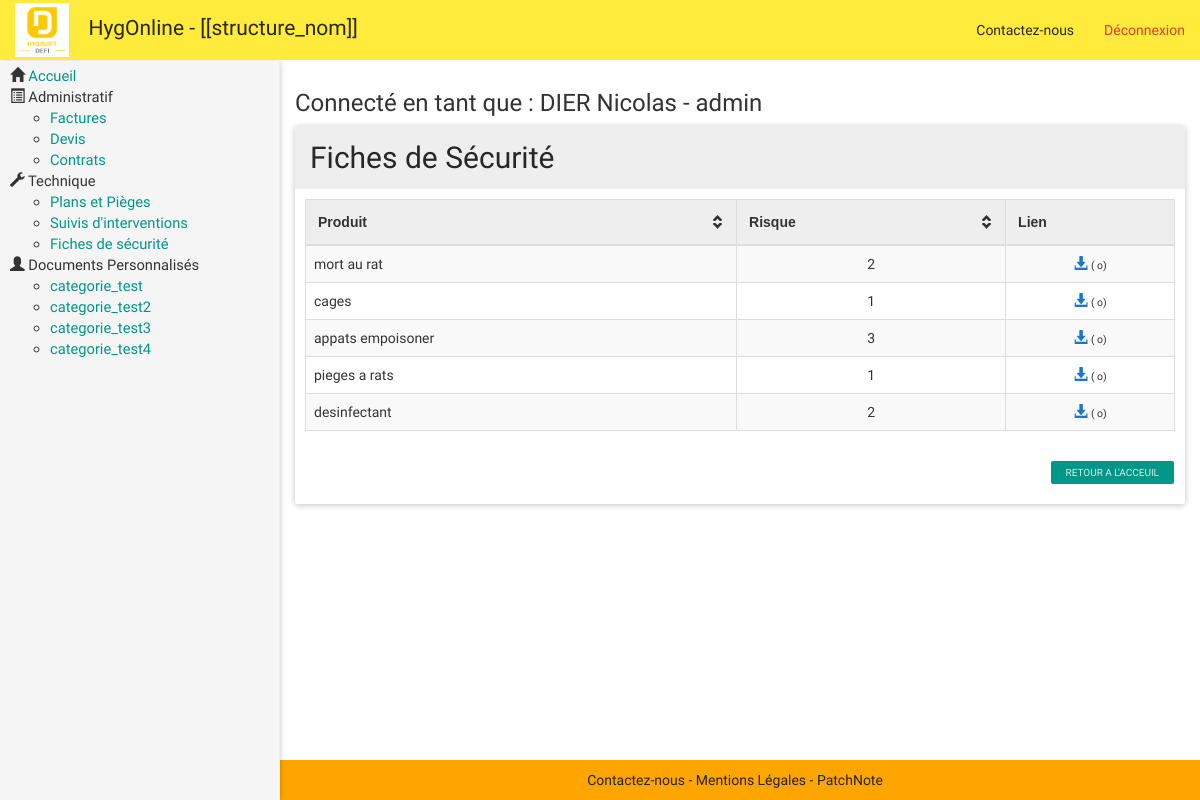
Screenshot of /hygonline_v2/public/index.php?page=fichier&categ=fiche (signed in) with the database file from the repository.
### tables this page shows
CREATE TABLE `categories_perso` (
  `id_categ` int(11) NOT NULL,
  `libelle` varchar(100) NOT NULL,
  `html_header` text NOT NULL,
  `html_footer` text NOT NULL
);

CREATE TABLE `fiches_securitees` (
  `id_fiche` int(11) NOT NULL,
  `id_produit` int(11) DEFAULT NULL,
  `nom_produit` varchar(100) NOT NULL,
  `risque` tinyint(1) NOT NULL,
  `lien` varchar(100) NOT NULL
);

### hygonline_v2/src/requete_sql.php (called while the page is built, shortened)
<?php
	function get_db(){
		if(APPLICATION_ENV == 'production') {
			$db = new PDO('mysql:host=localhost;dbname=hyg_dev2', 'hyg_dev', 'XRcD3]+b438q_Dc');
		} else {
			$db = new PDO('mysql:host=localhost;dbname=hyg_dev2', 'root', '');
		}
		return $db;
}
function get_Categories_Perso(){
	$db = get_db();
	$sql = "SELECT * FROM categories_perso";
	$stmt = $db->prepare($sql);
	$stmt->execute();
	$data = $stmt->fetchAll(PDO::FETCH_ASSOC);
	return $data;
}
function get_fiches($id_client){
	$db = get_db();
	$sql = "SELECT fiches_securitees.*
			FROM fiches_securitees, produits_utilises, interventions, contrats
			WHERE fiches_securitees.id_produit = produits_utilises.id_produit
			AND produits_utilises.id_interv = interventions.id_intervention
			AND interventions.id_contrat = contrats.id_contrat
			AND contrats.id_client = :id_client";
	$stmt = $db->prepare($sql);
	$stmt->bindValue('id_client', $id_client, PDO::PARAM_INT);
	$stmt->execute();
	$data = $stmt->fetchAll(PDO::FETCH_ASSOC);
	return $data;
}
function taille_fichier($file){
	$filepath = APPLICATION_PATH . "/../docs/" . $file;
	$taille = filesize($filepath);
	if ($taille >= 1048576){
		$taille = round($taille / 1048576 * 100) / 100 . " Mo";
	}
	elseif ($taille >= 1024){
		$taille = round($taille / 1024 * 100) / 100 . " Ko";
	}
	else{
		$taille = $taille . " o";
	}
	return $taille;
}
?>

### hygonline_v2/src/doc_type/fiche.php (the view)
<div class="panel panel-default">
	<div class="panel-heading">
		<h2>Fiches de Sécurité</h2>
	</div>
	<div style="padding: 10px;" class="panel-body">
		<table class="table table-striped table-hover tablesorter">
			<thead>
				<tr>
					<th>Produit</th>
					<th>Risque</th>
					<th class="lien">Lien</th>
				</tr>
			</thead>
			<tbody>
				<?php $fiches_utilisee = get_fiches($_SESSION['user']['id_client']); ?>
				<?php foreach ($fiches_utilisee as $indice => $fiche) :?>
					<tr>
						<td class="Tleft"> <?php echo $fiche['nom_produit']; ?> </td>
						<td class="Tcenter"> <?php echo $fiche['risque']; ?> </td>
						<td class="Tcenter">
							<?php
								$type = "fiche";
								$size = taille_fichier($fiche['lien']);
								echo '<a href="./download.php?file='.$fiche['id_fiche'].'&type='. $type .'" target="_blank">' . '<i class="glyphicon glyphicon-download-alt info"></i>' . '</a> <span style="font-size: 75%;">(' . $size . ')</span>';
							?>
						</td>
					</tr>
				<?php endforeach; ?>
			</tbody>
		</table>
		<a href='index.php' class="btn btn-xs btn-primary Fright">Retour a l'acceuil</a>
	</div>
</div>

### hygonline_v2/src/block/sidebar.php
<div id="sidebar-wrapper">
	<ul style="font-size: 105%;" class="nav sidebar-nav">
		<li>
			<span class='glyphicon glyphicon-home'></span>
			<span><a href='index.php' class='title'>Accueil</a></span>
		</li>
		<?php if ($_SESSION['user']['role']== "admin" || $_SESSION['user']['role'] == "comptable"): ?>
			<li>
				<span class="glyphicon glyphicon-list-alt"></span>
				<span class="title">Administratif</span>
			</li>
			<ul>
				<li><a href='index.php?page=fichier&categ=facture'>Factures</a></li>
				<li><a href='index.php?page=fichier&categ=devis'>Devis</a></li>
				<li><a href='index.php?page=fichier&categ=contrat'>Contrats</a></li>
			</ul>
		<?php endif; ?>
		<?php if ($_SESSION['user']['role'] == "admin" || $_SESSION['user']['role'] == "technicien"): ?>
			<li>
				 <span class='glyphicon glyphicon-wrench'></span>
				 <span class='title'>Technique</span>
			 </li>
			<ul>
				<li><a href='index.php?page=fichier&categ=plan'>Plans et Pièges</a></li>
				<li><a href='index.php?page=fichier&categ=interv'>Suivis d'interventions</a></li>
				<li><a href='index.php?page=fichier&categ=fiche'>Fiches de sécurité</a></li>
			</ul>
		<?php endif; ?>
		<li>
			<span class='glyphicon glyphicon-user'></span>
			<span class='title'>Documents Personnalisés</span>
		</li>
		<ul>
			<?php $perso = get_Categories_Perso() ?>
			<?php foreach ($perso as $indice => $categorie) :?>
				<li><a href="index.php?page=perso&id=<?php echo $categorie['id_categ']; ?>"> <?php echo $categorie['libelle']; ?> </a></li>
			<?php endforeach; ?>
		</ul>
	</ul>
</div>

### hygonline_v2/public/assets/css/styles.css (style rules this page uses)
body { padding-top: 60px; }
.panel .panel-heading h2, .panel .panel-heading h3, .panel .panel-heading h4 { margin: 5px 0; }
.table>tbody>tr>td { vertical-align: middle; }
#sidebar-wrapper { position: fixed; top: 61px; bottom: 0; display: block; z-index: 1000; left: 300px; margin-left: -300px; width: 0px; overflow-y: auto; overflow-x: hidden; background-color: #f5f5f5; border-right: 1px solid #eee; -webkit-transition: all 0.4s ease; -moz-transition: all 0.4s ease; -o-transition: all 0.4s ease; transition: all 0.4s ease; box-shadow: 0 1px 6px 0 rgba(0,0,0,.12),0 1px 6px 0 rgba(0,0,0,.12); }
#wrapper.toggled #sidebar-wrapper { width: 280px; padding: 5px 20px 20px 30px; }
.sidebar-nav { width:300px; margin-right: -21px; margin-bottom: 20px; margin-left: -20px; }
.sidebar-nav:last-child { margin-bottom: 0px; }
.info { color: #1976D2 !important; }
.Tleft { text-align: left; }
.Tcenter { text-align: center; }
.Fright { float: right; }

### rows the page displays
categories_perso: libelle "categorie_test"
categories_perso: libelle "categorie_test2"
categories_perso: libelle "categorie_test3"
categories_perso: libelle "categorie_test4"
fiches_securitees: nom_produit "mort au rat", risque "2", lien "o"
fiches_securitees: nom_produit "cages", risque "1", lien "o"
fiches_securitees: nom_produit "appats empoisoner", risque "3", lien "o"
fiches_securitees: nom_produit "pieges a rats", risque "1", lien "o"
fiches_securitees: nom_produit "desinfectant", risque "2", lien "o"

### other values shown
$nom_entreprise "[[structure_nom]]"
$_SESSION['user']['nom'] "DIER Nicolas"
$_SESSION['user']['role'] "admin"
